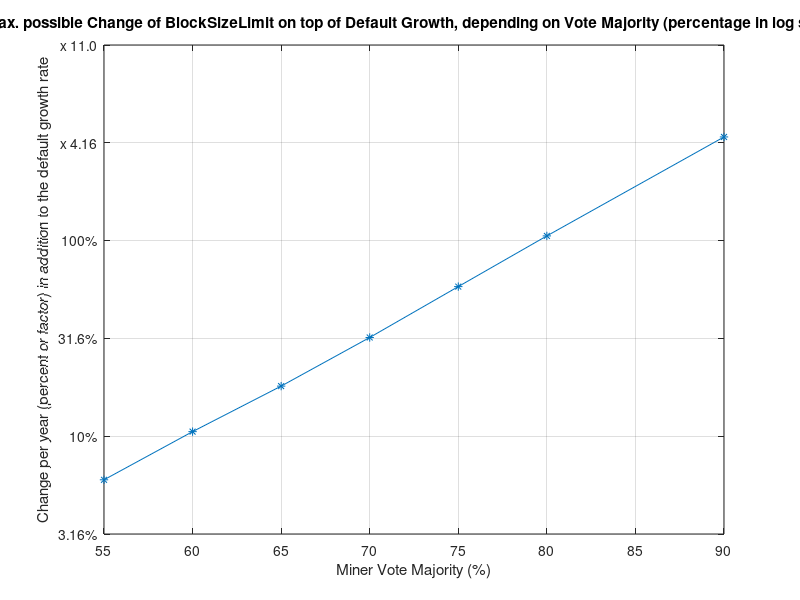

This figure's MATLAB source: (Note: this script raises an error after producing the figure.)
% Script for FreeMat 4.0
%
% Plot the diagram of majority dependent maximum step bi-weekly adjustments that can occur on top of the default growth rate

clear all; close all;

x = [55,60,65,70,75,80,90];
y = 2.^[[1, 3, 8, 20, 42, 71, 135]./512];

figure;

plot(x,log(((y.^26-1)*100))/log(10),'*-');
grid on;
xlabel('Miner Vote Majority (%)');
ylabel('Change per year (percent or factor) in addition to the default growth rate');
title('Max. possible Change of BlockSizeLimit on top of Default Growth, depending on Vote Majority (percentage in log scale)');

str = '3.16%|10%|31.6%|100%|x 4.16|x 11.0|x 32.6|x 317|';
set(gca,'YTickLabel', str);

sizefig(900,550)
